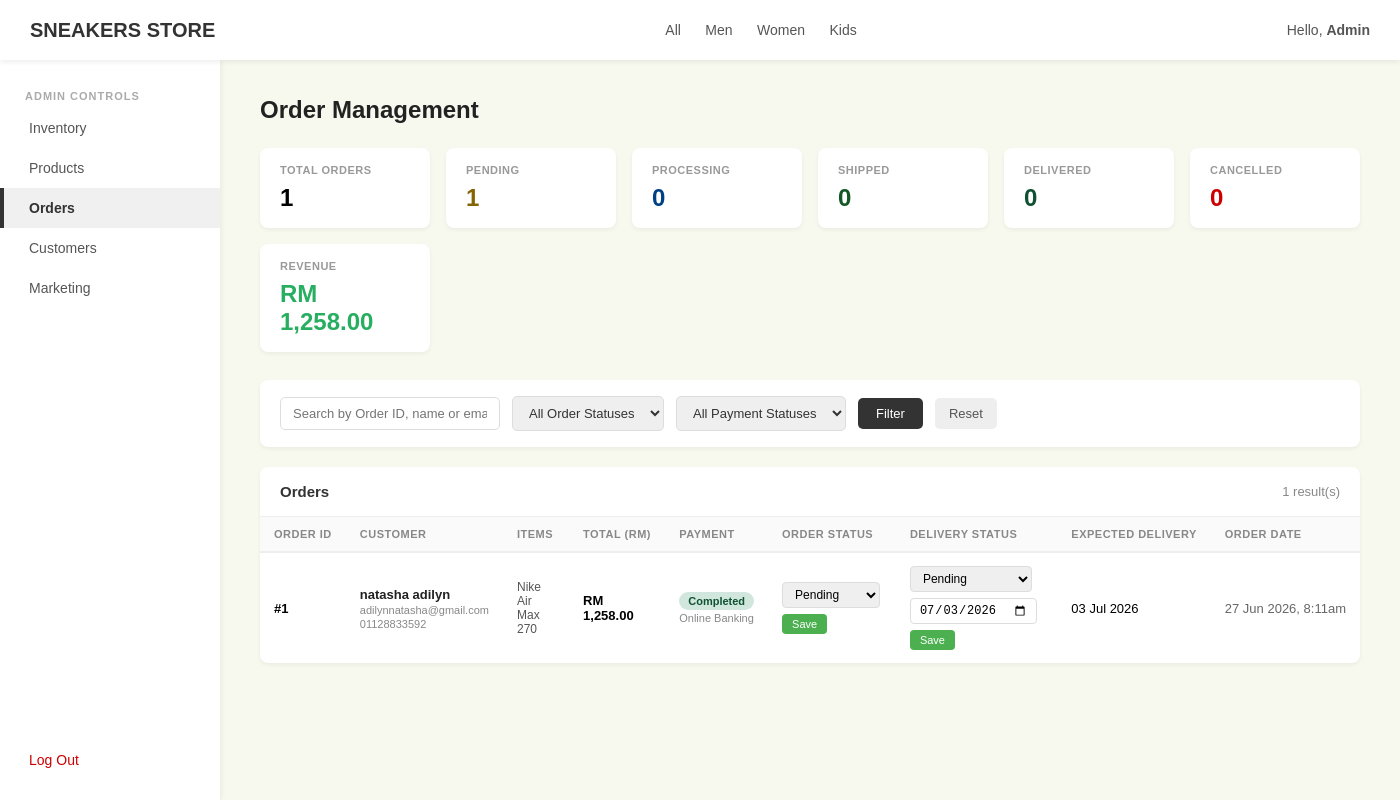
Screenshot of /sneakers_store/admin_orders.php (signed in) with the database file from the repository.
### tables this page shows
CREATE TABLE `orders` (
  `order_id` int(11) NOT NULL,
  `user_id` int(11) NOT NULL,
  `total_amount` decimal(10,2) NOT NULL,
  `shipping_address` text NOT NULL,
  `order_status` enum('Pending','Processing','Shipped','Delivered','Cancelled') DEFAULT 'Pending',
  `order_date` timestamp NOT NULL DEFAULT current_timestamp()
);

CREATE TABLE `users` (
  `user_id` int(11) NOT NULL,
  `username` varchar(50) NOT NULL,
  `full_name` varchar(100) NOT NULL,
  `email` varchar(100) NOT NULL,
  `phone_number` varchar(20) NOT NULL,
  `gender` enum('Male','Female','Other') NOT NULL,
  `dob` date NOT NULL,
  `password_hash` varchar(255) NOT NULL,
  `role` enum('customer','admin','system_admin') DEFAULT 'customer',
  `created_at` timestamp NOT NULL DEFAULT current_timestamp()
);

CREATE TABLE `payments` (
  `payment_id` int(11) NOT NULL,
  `order_id` int(11) NOT NULL,
  `payment_method` enum('Credit Card','Online Banking','Atome') NOT NULL,
  `payment_status` enum('Pending','Completed','Failed') DEFAULT 'Pending',
  `payment_date` timestamp NOT NULL DEFAULT current_timestamp()
);

CREATE TABLE `delivery_status` (
  `delivery_id` int(11) NOT NULL,
  `order_id` int(11) NOT NULL,
  `tracking_number` varchar(100) DEFAULT NULL,
  `expected_delivery` date NOT NULL,
  `current_status` enum('Pending','Out for Delivery','Delivered') DEFAULT 'Pending',
  `updated_at` timestamp NOT NULL DEFAULT current_timestamp() ON UPDATE current_timestamp()
);

### sneakers_store/admin_orders.php (the view, shortened to what this page needs)
<?php
require_once 'includes/db_connect.php';
$where_clauses = [];
$where_sql = $where_clauses ? 'WHERE ' . implode(' AND ', $where_clauses) : '';
$sql = "
    SELECT
        o.order_id,
        o.total_amount,
        o.shipping_address,
        o.order_status,
        o.order_date,
        u.full_name,
        u.email,
        u.phone_number,
        p.payment_method,
        p.payment_status,
        p.payment_date,
        d.current_status   AS delivery_status,
        d.expected_delivery,
        d.updated_at       AS delivery_updated_at,
        (
            SELECT GROUP_CONCAT(pr.product_name SEPARATOR ', ')
            FROM order_details od
            JOIN products pr ON od.product_id = pr.product_id
            WHERE od.order_id = o.order_id
        ) AS items
    FROM orders o
    JOIN users u ON o.user_id = u.user_id
    LEFT JOIN payments p ON p.order_id = o.order_id
    LEFT JOIN delivery_status d ON d.order_id = o.order_id
    $where_sql
    ORDER BY o.order_date DESC
";
$orders = [];
$result = $conn->query($sql);
if ($result) {
    while ($row = $result->fetch_assoc()) {
        $orders[] = $row;
    }
}
$counts = ['Pending' => 0, 'Processing' => 0, 'Shipped' => 0, 'Delivered' => 0, 'Cancelled' => 0];
$count_result = $conn->query("SELECT order_status, COUNT(*) AS cnt FROM orders GROUP BY order_status");
if ($count_result) {
    while ($r = $count_result->fetch_assoc()) {
        $counts[$r['order_status']] = $r['cnt'];
    }
}
$total_orders = array_sum($counts);
$revenue = 0;
$rev_result = $conn->query("SELECT SUM(o.total_amount) AS rev FROM orders o JOIN payments p ON p.order_id = o.order_id WHERE p.payment_status = 'Completed'");
if ($row = $rev_result->fetch_assoc()) $revenue = $row['rev'] ?? 0;
?>
<!DOCTYPE html>
<html lang="en">
<head>
</head>
<body>
<header class="top-header">
    <a href="index.php" class="logo">SNEAKERS STORE</a>
    <nav>
        <a href="index.php">All</a>
        <a href="index.php?cat=men">Men</a>
        <a href="index.php?cat=women">Women</a>
        <a href="index.php?cat=kids">Kids</a>
    </nav>
    <div class="user-info">
        Hello, <strong><?php echo htmlspecialchars($_SESSION['full_name'] ?? 'Admin'); ?></strong>
    </div>
</header>
<div class="page-wrapper">
    <aside class="sidebar">
        <div class="sidebar-label">Admin Controls</div>
        <a href="admin_dashboard.php">Inventory</a>
        <a href="admin_product.php">Products</a>
        <a href="admin_orders.php" class="active">Orders</a>
        <a href="admin_customers.php">Customers</a>
        <a href="admin_marketing.php">Marketing</a>
        <a href="logout.php" class="logout">Log Out</a>
    </aside>
    <div class="main-content">
        <h1 class="page-title">Order Management</h1>
        <div class="stats-grid">
            <div class="stat-card">
                <h3>Total Orders</h3>
                <p class="val"><?php echo $total_orders; ?></p>
            </div>
            <div class="stat-card">
                <h3>Pending</h3>
                <p class="val" style="color:#856404;"><?php echo $counts['Pending']; ?></p>
            </div>
            <div class="stat-card">
                <h3>Processing</h3>
                <p class="val" style="color:#004085;"><?php echo $counts['Processing']; ?></p>
            </div>
            <div class="stat-card">
                <h3>Shipped</h3>
                <p class="val" style="color:#155724;"><?php echo $counts['Shipped']; ?></p>
            </div>
            <div class="stat-card">
                <h3>Delivered</h3>
                <p class="val" style="color:#0f5132;"><?php echo $counts['Delivered']; ?></p>
            </div>
            <div class="stat-card">
                <h3>Cancelled</h3>
                <p class="val" style="color:#cc0000;"><?php echo $counts['Cancelled']; ?></p>
            </div>
            <div class="stat-card">
                <h3>Revenue</h3>
                <p class="val" style="color:#27ae60;">RM <?php echo number_format($revenue, 2); ?></p>
            </div>
        </div>
        <form method="GET" action="admin_orders.php" class="filter-bar">
            <input type="text" name="search"
                   placeholder="Search by Order ID, name or email..."
                   value="<?php echo htmlspecialchars($_GET['search'] ?? ''); ?>">
            <select name="status">
                <option value="">All Order Statuses</option>
            </select>
            <select name="payment">
                <option value="">All Payment Statuses</option>
            </select>
            <button type="submit" class="btn-filter">Filter</button>
            <a href="admin_orders.php" class="btn-reset">Reset</a>
        </form>
        <div class="panel">
            <div class="panel-header">
                <h2>Orders</h2>
                <span class="result-count"><?php echo count($orders); ?> result(s)</span>
            </div>
            <div class="table-wrap">
                <table>
                    <thead>
                        <tr>
                            <th>Order ID</th>
                            <th>Customer</th>
                            <th>Items</th>
                            <th>Total (RM)</th>
                            <th>Payment</th>
                            <th>Order Status</th>
                            <th>Delivery Status</th>
                            <th>Expected Delivery</th>
                            <th>Order Date</th>
                        </tr>
                    </thead>
                    <tbody>
                    <?php if (empty($orders)): ?>
                        <tr>
                            <td colspan="9" class="empty-state">No orders found.</td>
                        </tr>
                    <?php else: ?>
                        <?php foreach ($orders as $o): ?>
                        <?php
                            $ps_class = match($o['payment_status'] ?? '') {
                                'Completed' => 'badge-completed',
                                'Failed'    => 'badge-failed',
                                'Pending'   => 'badge-pending',
                                default     => 'badge-none'
                            };
                        ?>
                        <tr>
                            <td><strong>#<?php echo $o['order_id']; ?></strong></td>
                            <td>
                                <div class="customer-name"><?php echo htmlspecialchars($o['full_name']); ?></div>
                                <div class="customer-meta"><?php echo htmlspecialchars($o['email']); ?></div>
                                <div class="customer-meta"><?php echo htmlspecialchars($o['phone_number']); ?></div>
                            </td>
                            <td>
                                <div class="items-list">
                                    <?php echo $o['items'] ? htmlspecialchars($o['items']) : '<em style="color:#bbb;">—</em>'; ?>
                                </div>
                            </td>
                            <td><strong>RM <?php echo number_format($o['total_amount'], 2); ?></strong></td>
                            <td>
                                <span class="badge <?php echo $ps_class; ?>">
                                    <?php echo $o['payment_status'] ?? '—'; ?>
                                </span>
                                <div class="customer-meta"><?php echo $o['payment_method'] ?? ''; ?></div>
                            </td>
                            <td>
                                <form method="POST" action="admin_orders.php" class="edit-form">
                                    <select name="order_status">
                                        <?php foreach (['Pending','Processing','Shipped','Delivered','Cancelled'] as $s): ?>
                                            <option value="<?php echo $s; ?>" <?php echo $o['order_status'] === $s ? 'selected' : ''; ?>>
                                                <?php echo $s; ?>
                                            </option>
                                        <?php endforeach; ?>
                                    </select>
                                    <button type="submit" class="btn-save">Save</button>
                                </form>
                            </td>
                            <td>
                                <form method="POST" action="admin_orders.php" class="edit-form">
                                    <select name="delivery_status">
                                        <?php foreach (['Pending','Out for Delivery','Delivered'] as $s): ?>
                                            <option value="<?php echo $s; ?>" <?php echo ($o['delivery_status'] ?? '') === $s ? 'selected' : ''; ?>>
                                                <?php echo $s; ?>
                                            </option>
                                        <?php endforeach; ?>
                                    </select>
                                    <input type="date" name="expected_delivery"
                                           value="<?php echo $o['expected_delivery'] ?? ''; ?>">
                                    <button type="submit" class="btn-save">Save</button>
                                </form>
                            </td>
                            <td>
                                <?php echo $o['expected_delivery']
                                    ? date('d M Y', strtotime($o['expected_delivery']))
                                    : '<span style="color:#bbb;">—</span>'; ?>
                            </td>
                            <td style="white-space:nowrap; color:#666;">
                                <?php echo date('d M Y, g:ia', strtotime($o['order_date'])); ?>
                            </td>
                        </tr>
                        <?php endforeach; ?>
                    <?php endif; ?>
                    </tbody>
                </table>
            </div>
        </div>
    </div>
</div>
</body>
</html>

### sneakers_store/admin_orders.php (style rules this page uses)
*, *::before, *::after { box-sizing: border-box; }
body { font-family: Arial, sans-serif; margin: 0; padding: 0; background-color: #f7f8ee; display: flex; flex-direction: column; min-height: 100vh; }
.top-header { width: 100%; background: #fff; box-shadow: 0 2px 5px rgba(0,0,0,0.07); display: flex; align-items: center; justify-content: space-between; padding: 0 30px; height: 60px; position: sticky; top: 0; z-index: 100; }
.top-header .logo { font-size: 20px; font-weight: bold; color: #333; text-decoration: none; }
.top-header nav a { margin-left: 20px; text-decoration: none; color: #555; font-size: 14px; }
.top-header .user-info { font-size: 14px; color: #555; }
.page-wrapper { display: flex; flex: 1; }
.sidebar { width: 220px; min-width: 220px; background: #fff; box-shadow: 2px 0 5px rgba(0,0,0,0.05); display: flex; flex-direction: column; padding: 20px 0; min-height: calc(100vh - 60px); }
.sidebar-label { font-size: 11px; font-weight: bold; color: #aaa; letter-spacing: 1px; padding: 10px 25px 6px; text-transform: uppercase; }
.sidebar a { padding: 12px 25px; text-decoration: none; color: #555; display: block; border-left: 4px solid transparent; font-size: 14px; }
.sidebar a:hover, .sidebar a.active { background: #f0f0f0; border-left: 4px solid #333; font-weight: bold; color: #333; }
.sidebar .logout { margin-top: auto; padding: 12px 25px; color: #cc0000; font-size: 14px; text-decoration: none; display: block; border-left: 4px solid transparent; }
.main-content { flex: 1; padding: 36px 40px; }
.page-title { font-size: 24px; font-weight: bold; margin: 0 0 24px; color: #222; }
.stats-grid { display: grid; grid-template-columns: repeat(auto-fit, minmax(150px, 1fr)); gap: 16px; margin-bottom: 28px; }
.stat-card { background: #fff; padding: 16px 20px; border-radius: 8px; box-shadow: 0 2px 4px rgba(0,0,0,0.05); }
.stat-card h3 { margin: 0 0 8px; font-size: 11px; color: #999; text-transform: uppercase; letter-spacing: 0.5px; }
.stat-card .val { font-size: 24px; font-weight: bold; margin: 0; }
.filter-bar { background: #fff; padding: 16px 20px; border-radius: 8px; box-shadow: 0 2px 4px rgba(0,0,0,0.05); display: flex; gap: 12px; flex-wrap: wrap; align-items: center; margin-bottom: 20px; }
.filter-bar input, .filter-bar select { padding: 8px 12px; border: 1px solid #ddd; border-radius: 5px; font-size: 13px; color: #333; }
.filter-bar input { min-width: 220px; }
.btn-filter { padding: 8px 18px; background: #333; color: #fff; border: none; border-radius: 5px; font-size: 13px; cursor: pointer; }
.btn-reset { padding: 8px 14px; background: #eee; color: #555; border: none; border-radius: 5px; font-size: 13px; cursor: pointer; text-decoration: none; }
.panel { background: #fff; border-radius: 8px; box-shadow: 0 2px 4px rgba(0,0,0,0.05); overflow: hidden; }
.panel-header { padding: 16px 20px; border-bottom: 1px solid #eee; display: flex; justify-content: space-between; align-items: center; }
.panel-header h2 { margin: 0; font-size: 15px; color: #333; }
.result-count { font-size: 13px; color: #888; }
.table-wrap { overflow-x: auto; }
table { width: 100%; border-collapse: collapse; min-width: 900px; }
thead tr { background: #fafafa; }
th { padding: 11px 14px; text-align: left; font-size: 11px; color: #888; text-transform: uppercase; letter-spacing: 0.5px; border-bottom: 2px solid #eee; white-space: nowrap; }
td { padding: 13px 14px; font-size: 13px; border-bottom: 1px solid #f0f0f0; vertical-align: middle; }
tbody tr:last-child td { border-bottom: none; }
.badge { display: inline-block; padding: 3px 9px; border-radius: 12px; font-size: 11px; font-weight: bold; white-space: nowrap; }
.badge-completed { background: #d1e7dd; color: #0f5132; }
.edit-form { display: flex; gap: 6px; align-items: center; flex-wrap: wrap; }
.edit-form select { padding: 4px 8px; border: 1px solid #ddd; border-radius: 4px; font-size: 12px; }
.edit-form input[type="date"] { padding: 4px 8px; border: 1px solid #ddd; border-radius: 4px; font-size: 12px; }
.btn-save { padding: 4px 10px; background: #4CAF50; color: #fff; border: none; border-radius: 4px; font-size: 11px; cursor: pointer; white-space: nowrap; }
.customer-name { font-weight: bold; color: #222; }
.customer-meta { font-size: 11px; color: #888; margin-top: 2px; }
.items-list { font-size: 12px; color: #555; max-width: 160px; }

### rows the page displays
orders: order_id "1", user.full_name "natasha adilyn", user.email "adilynnatasha@gmail.com", user.phone_number "01128833592", items "Nike Air Max 270", total_amount "1,258.00", payments.payment_status "Completed", payments.payment_method "Online Banking", order_status "Pending", expected_delivery "07/03/2026", delivery_status.expected_delivery "03 Jul 2026", order_date "27 Jun 2026, 8:11am"

### other values shown
$_SESSION['full_name'] "Admin"
$total_orders "1"
$counts['Pending'] "1"
$counts['Processing'] "0"
$counts['Shipped'] "0"
$counts['Delivered'] "0"
$counts['Cancelled'] "0"
$revenue "1,258.00"
count($orders) "1"
form field delivery_status "Pending"
